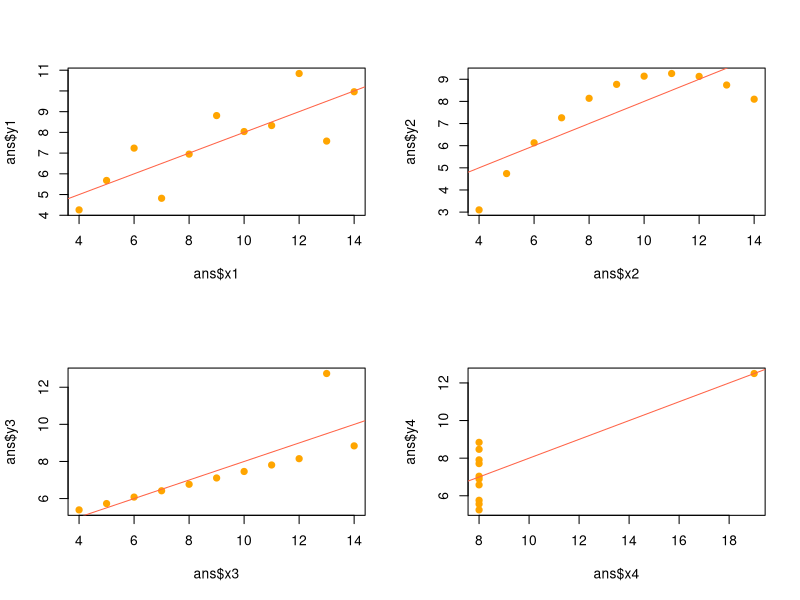
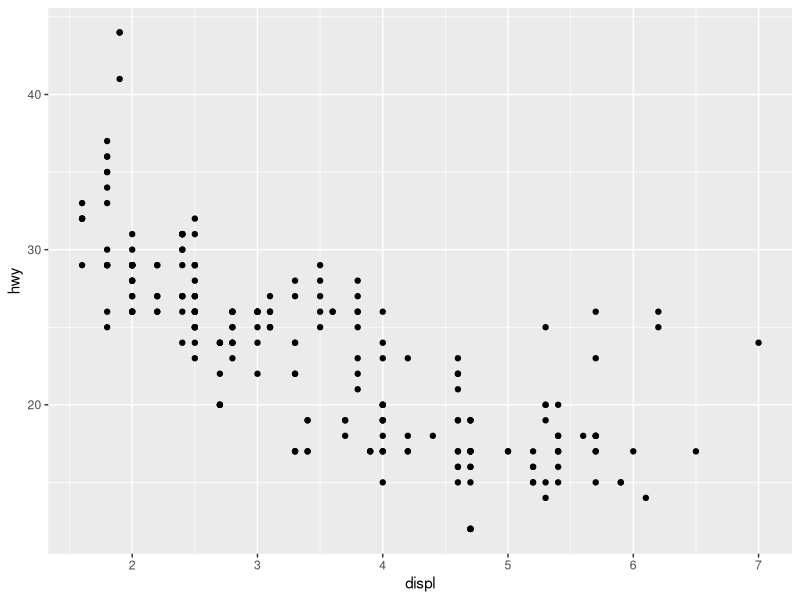
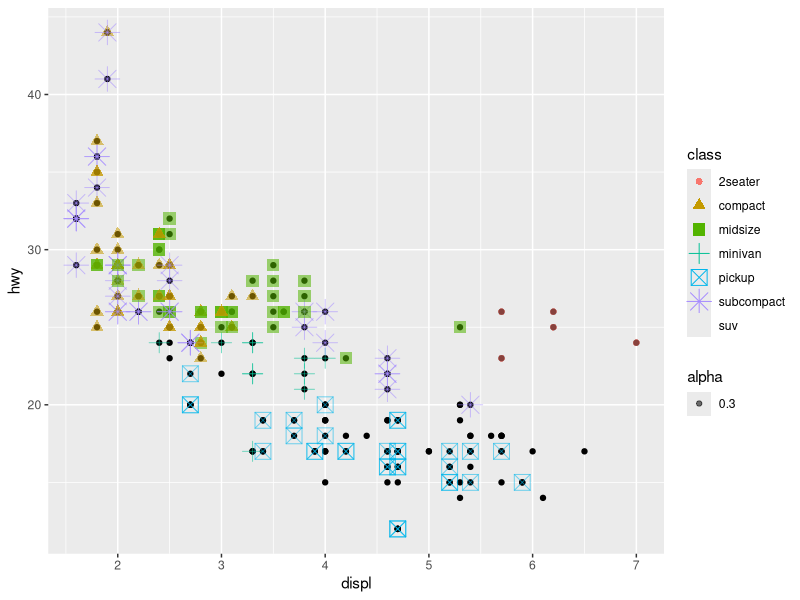
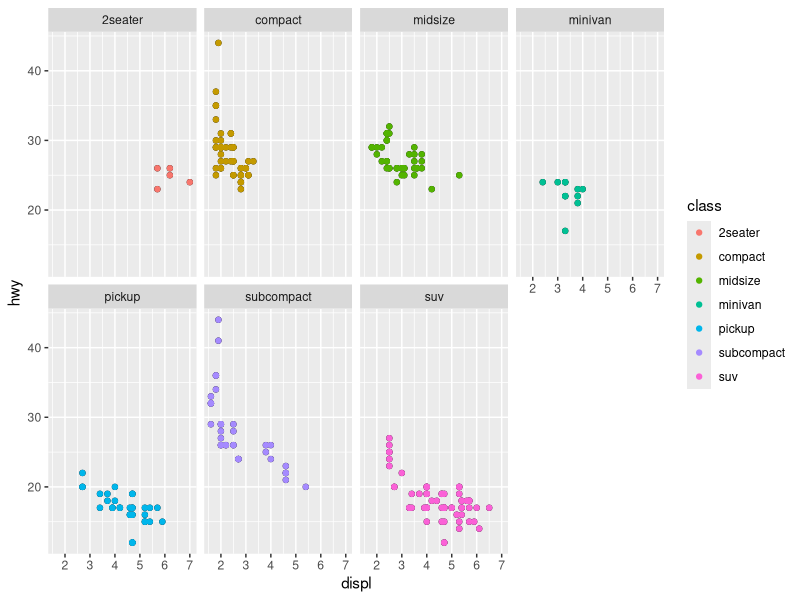
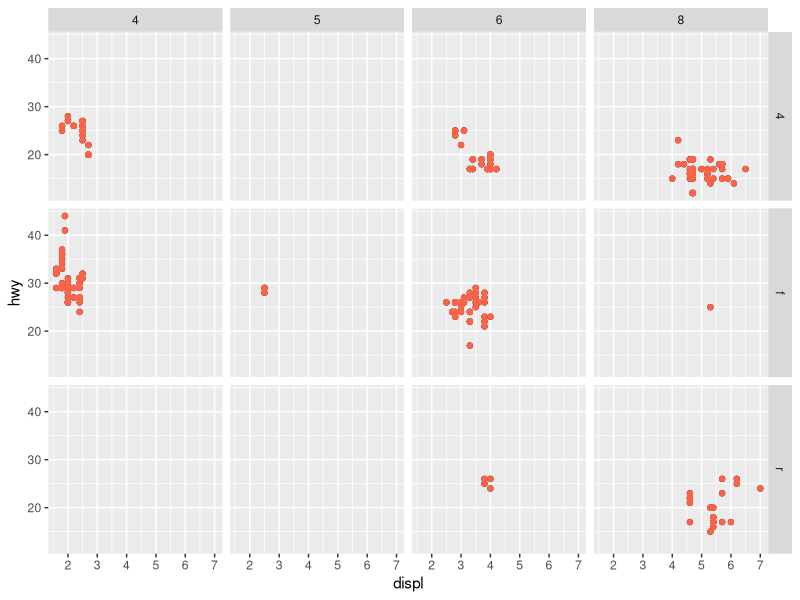
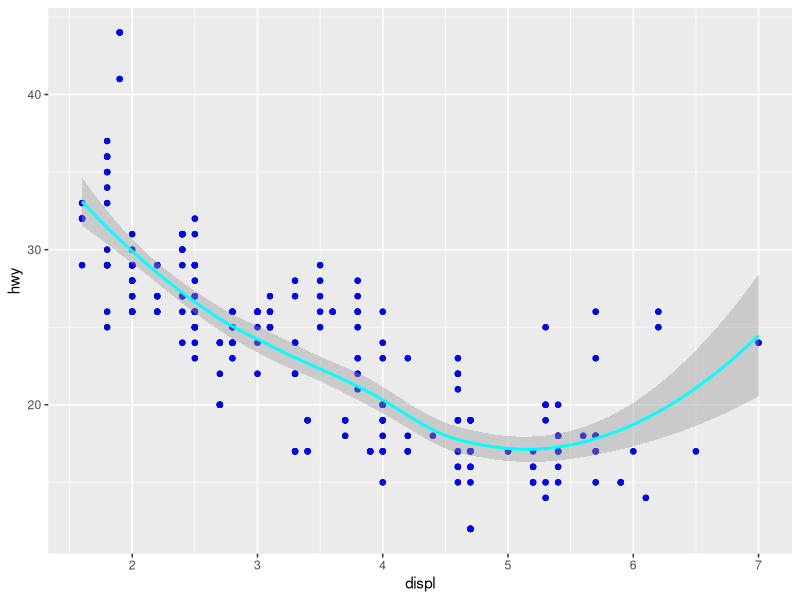
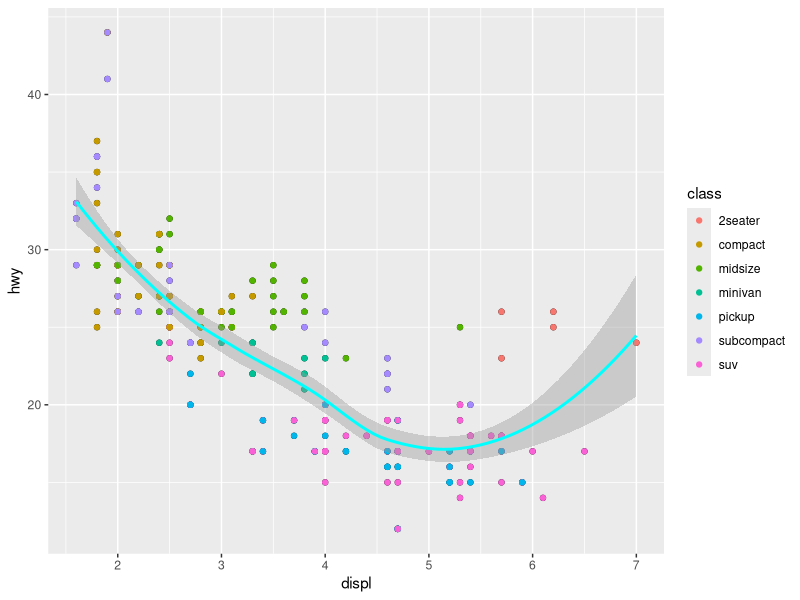
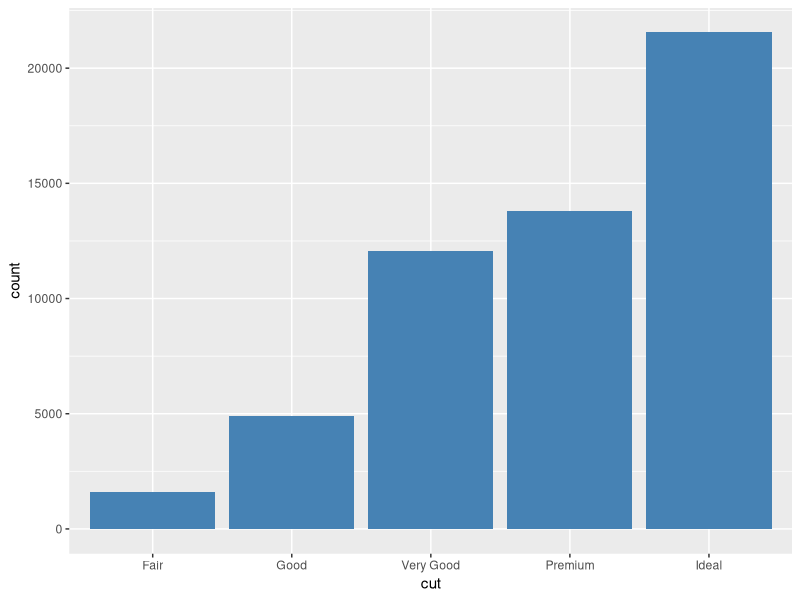

Source code (R) for these figures, in order:
## ---- chunk 1
library(tidyverse)
# str(diamonds)
# str(mpg)

# Anscombe's Quartet
anscombe
ans <- anscombe
mean(ans$x1)
mean(ans$x2)
mean(ans$x3)
mean(ans$x4)

mean(ans$y1)
mean(ans$y2)
mean(ans$y3)
mean(ans$y4)

# 상관계수
cor(ans$x1, ans$y1)
cor(ans$x2, ans$y2)
cor(ans$x3, ans$y3)
cor(ans$x4, ans$y4)

# 선형회귀
lm(y1 ~ x1, data = ans)
lm(y2 ~ x2, data = ans)
lm(y3 ~ x3, data = ans)
lm(y4 ~ x4, data = ans)
# ==> 기술적 통계로 보면 전부 비슷한 수치

# 시각화
par(mfrow = c(2,2))
plot(ans$x1, ans$y1, col = 'orange', pch = 19)
abline(lm(y1 ~ x1, data = ans), col = "tomato")

plot(ans$x2, ans$y2, col = 'orange', pch = 19)
abline(lm(y2 ~ x2, data = ans), col = "tomato")

plot(ans$x3, ans$y3, col = 'orange', pch = 19)
abline(lm(y3 ~ x3, data = ans), col = "tomato")

plot(ans$x4, ans$y4, col = 'orange', pch = 19)
abline(lm(y4 ~ x4, data = ans), col = "tomato")
par(mfrow = c(1,1))
# ==> 시각화하면 전혀 다른 모습
## ---- chunk 2
p <- ggplot(data = mpg, mapping = aes(x = displ, y = hwy)) + 
  geom_point()
p

# class >> 범주형 변수
# alpha >> 투명도, shape >> 모양

# 버블 차트, 색생과 크기, 모양, 투명도로 정보의 차이 시각화
p + geom_point(mapping = aes(color = class, size = class, shape = class, alpha = 0.3))

p + geom_point(mapping = aes(color = class)) + facet_wrap(~ class, nrow = 2)

p + geom_point(color = 'tomato') + facet_grid(drv ~ cyl)
# jitter 점이 겹쳐 있으면 흔들어서 볼 수 있게
## ---- chunk 3
# smooth >> 추세선
p + geom_point(color = "blue") +
  geom_smooth(color = "cyan")

p + geom_point(mapping = aes(color = class)) +
  geom_smooth(color = "cyan")
# => 시각화 자료를 보니 다항회귀가 유리해보임.
## ---- chunk 4
p <- ggplot(data = diamonds)
# diamonds의 cut : geom_point() 에러 발생
# geom_bar x축만 알면 count 자동으로, 누적 막대 그래프
p + geom_bar(mapping = aes(x = cut), fill = "steelblue")
p + stat_count(mapping = aes(x = cut), fill = 'steelblue')

p + geom_bar(mapping = aes(x = cut, fill = clarity))
p + geom_bar(mapping = aes(x = cut, fill = clarity),
             position = "fill")
p + geom_bar(mapping = aes(x = cut, fill = clarity),
             position = "dodge")
